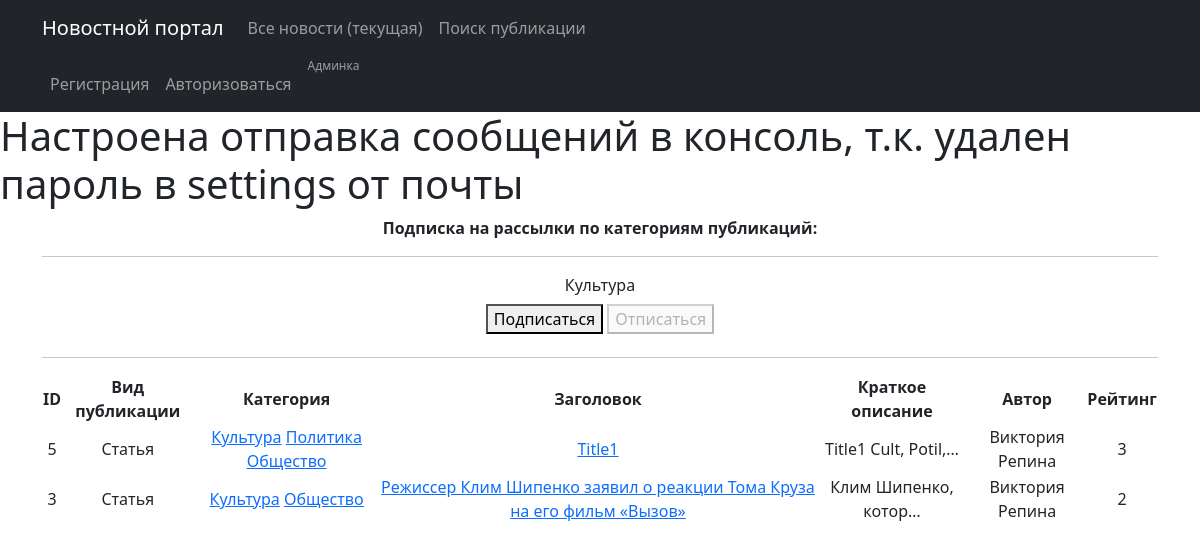
Before: /subscriptions/2/ with the older database file.
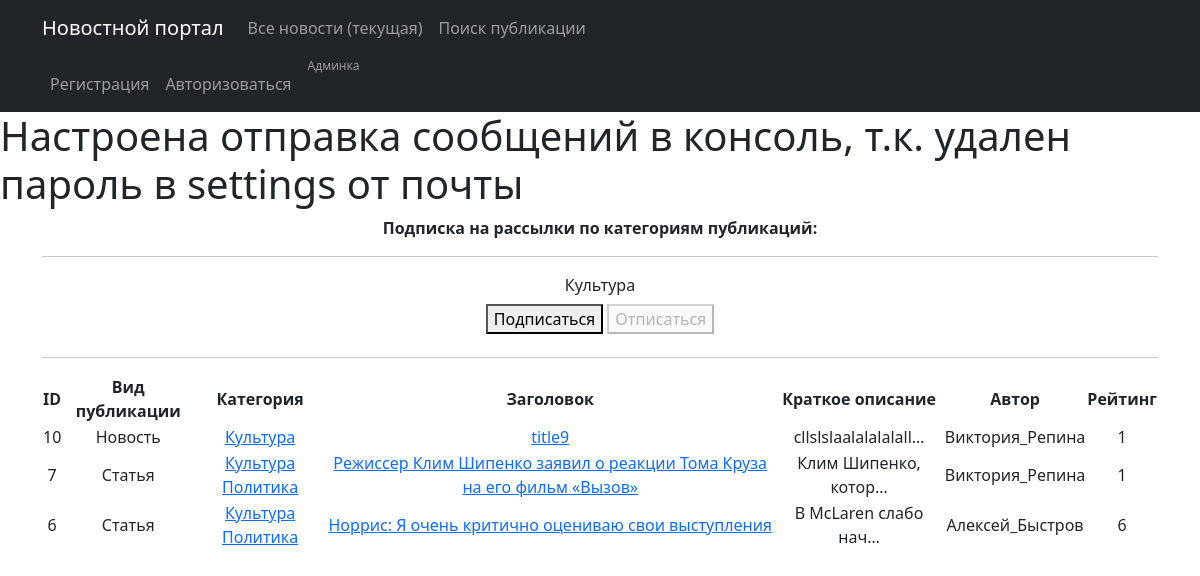
After: the same page with the newer database file.
### news/models.py (models this page shows, shortened)
class Category(models.Model):
    catName = models.CharField(max_length=255, unique=True, verbose_name='Категория')
    subscribers = models.ManyToManyField(User, related_name='categories', blank=True )
    def __str__(self):
        return f'{self.catName.title()}'
    class Meta:
        verbose_name = 'Категория'
        verbose_name_plural = 'Категории'

class Post(models.Model):
    article = 'ART'
    news = 'NEW'
    POSITIONS = [
        (article, 'Статья'),
        (news, 'Новость')
    ]
    author = models.ForeignKey(Author, on_delete=models.CASCADE, verbose_name='Автор публикации')
    typeChoice = models.CharField(max_length=3, choices=POSITIONS, default=news, verbose_name='Вид публикации')
    pubDate = models.DateTimeField(auto_now_add=True, verbose_name='Дата публикации')
    postCategory = models.ManyToManyField(Category, through='PostCategory', default="Категория", verbose_name='Категория')
    headline = models.CharField(max_length=255, verbose_name='Заголовок')
    text = models.TextField(default="Текст статьи", verbose_name='Текст')
    postRating = models.SmallIntegerField(default=0, verbose_name='Рейтинг')
    class Meta:
        verbose_name = 'Публикация'
        verbose_name_plural = 'Публикации'

class Author(models.Model):
    authUser = models.OneToOneField(User, on_delete=models.CASCADE)
    authorRating = models.IntegerField(default=0)
    class Meta:
        verbose_name = 'Автор'
        verbose_name_plural = 'Авторы'

### subscriptions/views.py (the view)
# urls.py: path('<int:id>/', CategoryListView.as_view(), name='categories'),
class CategoryListView(ListView):
    model = Post
    template_name = 'categories.html'
    context_object_name = 'category_list_news'
    def get_queryset(self):
        self.postCategory = get_object_or_404(Category, id=self.kwargs['id']) #8:15
        queryset = Post.objects.filter(postCategory=self.postCategory).order_by('-pubDate')
        return queryset
    def get_context_data(self , **kwargs):
        context = super().get_context_data(**kwargs)
        context['is_not_subscriber'] = self.request.user not in self.postCategory.subscribers.all()
        context['category'] = self.postCategory
        return context

### templates/categories.html (shortened to what this page needs)
{% extends 'flatpages/default.html' %}
{% block content %}
<b>Подписка на рассылки по категориям публикаций:</b>
<hr>
            {{ category }}
    {% if is_not_subscriber %}
        <p class="text-center">
            <a href="http://127.0.0.1:8000/subscriptions/{{category.id}}/subscribe" class="btn btn-secondary-sm">
                <button>Подписаться</button>
                <button disabled>Отписаться</button>
            </a>
        </p>
        {% endif %}
 <hr>
   {% if category_list_news %}
       <table>
           <tr>
               <td><b>ID</b></td>
               <td><b>Вид публикации</b></td>
               <td><b>Категория</b></td>
               <td><b>Заголовок</b></td>
               <td><b>Краткое описание</b></td>
               <td><b>Автор</b></td>
               <td><b>Рейтинг</b></td>
           </tr>
        {% for post in category_list_news %}
           <tr>
               <td>{{ post.id}}</td>
               <td>{{ post.get_typeChoice_display}}</td>
               <td>{% for category in post.postCategory.all %}
                   <a href="http://127.0.0.1:8000/subscriptions/{{category.id}}">{{ category }}</a>
               {% endfor %}</td>
               <td><a href=http://127.0.0.1:8000/news/{{post.id}}>{{ post.headline}}</a></td>
               <td>{{ post.text|truncatechars:20}}</td>
               <td>{{ post.author.authUser}}</td>
               <td>{{ post.postRating}}</td>
           </tr>
           {% endfor %}
    </table>
   {% else %}
       <h2>Статей нет!</h2>
   {% endif %}
{% endblock content %}

### templates/flatpages/default.html (shortened to what this page needs)
<!DOCTYPE html>
<html lang="en">
    <head>
        {% load static %}
        <link href="{% static 'css/styles.css' %}" rel="stylesheet" />
    </head>
    <body>
    {% load cache %}
    {% cache 30 header %}
        <nav class="navbar navbar-expand-lg navbar-dark bg-dark static-top">
           <div class="container">
               <a class="navbar-brand" href="#">Новостной портал</a>
               <div class="collapse navbar-collapse" id="navbarResponsive">
                   <ul class="navbar-nav ml-auto">
                       <li class="nav-item active">
                           <a class="nav-link" href="/news/">Все новости
                               <span class="sr-only">(текущая)</span>
                           </a>
                       </li>
                       <li class="nav-item">
                           <a class="nav-link" href="/news/search/">Поиск публикации</a>
                       </li>
                   </ul>
               </div>
           </div>
        </nav>
    {% endcache %}
        <nav class="navbar navbar-expand-lg navbar-dark bg-dark static-top">
            <div class="container">
            <ul class="navbar-nav ml-auto">
            {% if user.is_authenticated == False %}
                <li class="nav-item active">
                <a class="nav-link" href="/accounts/signup/">Регистрация</a>
            </li>
            <li class="nav-item">
                <a class="nav-link" href="/accounts/login/">Авторизоваться</a>
            </li>
                {% endif %}
                {% if user.is_authenticated == False %}
                <li class="nav-item">
                <sup>
                <a class="nav-link" href="/admin">Админка</a>
                </sup>
            </li>
                {% endif %}
            </ul>
            </div>
        </nav>
        <h1>Настроена отправка сообщений в консоль, т.к. удален пароль в settings от почты</h1>
        <div class="container">
            <div class="row">
                <div class="col-lg-12 text-center">
                    {% block content %}{% endblock content %}
                </div>
            </div>
        </div>
    </body>
</html>

Changed rows visible on the page:
no longer on this page (row edited): Post: id "5", typeChoice "Статья", headline "Title1", text "Title1 Cult, Potil,…", author.authUser "Виктория Репина", postRating "3", Category (catName "Культура"), Category (catName "Политика")
removed Category: catName "Общество"
removed Post: id "3", typeChoice "Статья", headline "Режиссер Клим Шипенко заявил о реакции Тома Круза на его фильм «Вызов»", text "Клим Шипенко, котор…", author.authUser "Виктория Репина", postRating "2", Category (catName "Культура")
added Post: id "10", typeChoice "Новость", headline "title9", text "cllslslaalalalalall…", author.authUser "Виктория_Репина", postRating "1", Category (catName "Культура")
added Post: id "7", typeChoice "Статья", headline "Режиссер Клим Шипенко заявил о реакции Тома Круза на его фильм «Вызов»", text "Клим Шипенко, котор…", author.authUser "Виктория_Репина", postRating "1", Category (catName "Культура"), Category (catName "Политика")
added Post: id "6", typeChoice "Статья", headline "Норрис: Я очень критично оцениваю свои выступления", text "В McLaren слабо нач…", author.authUser "Алексей_Быстров", postRating "6", Category (catName "Культура"), Category (catName "Политика")
